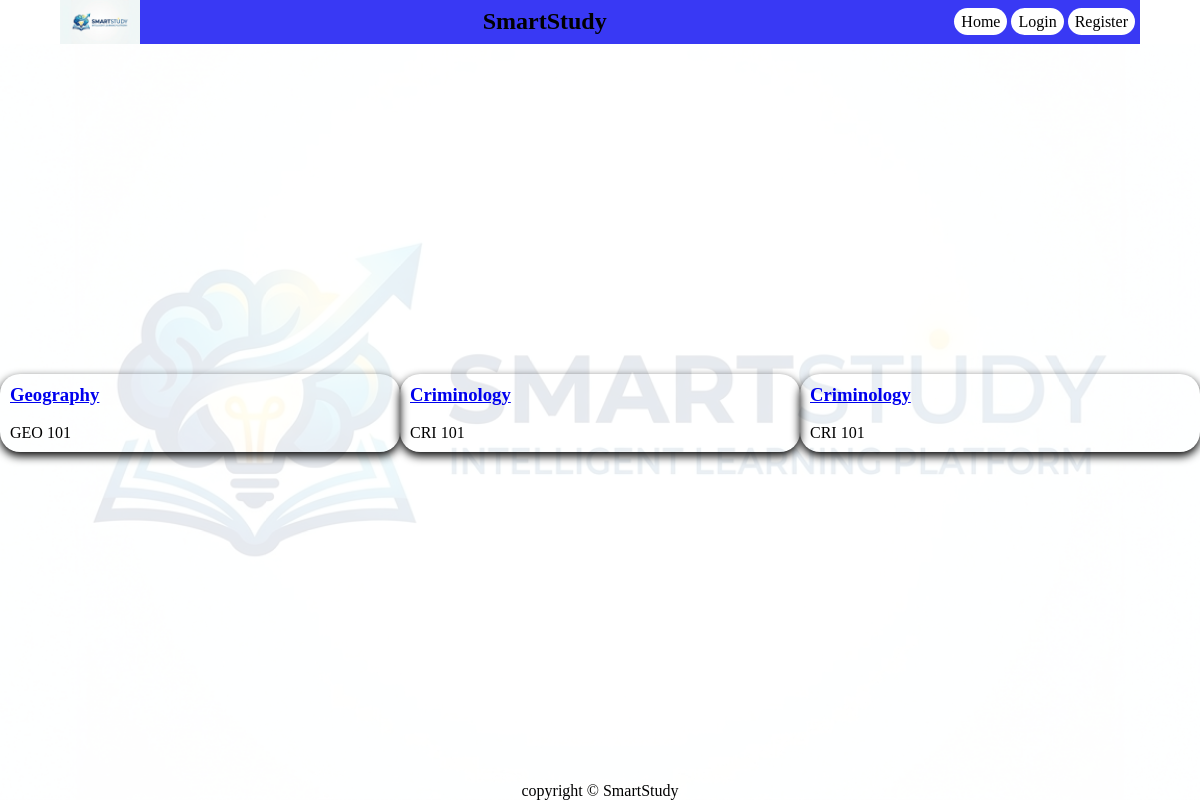
Page /courses/ on the earlier database version.
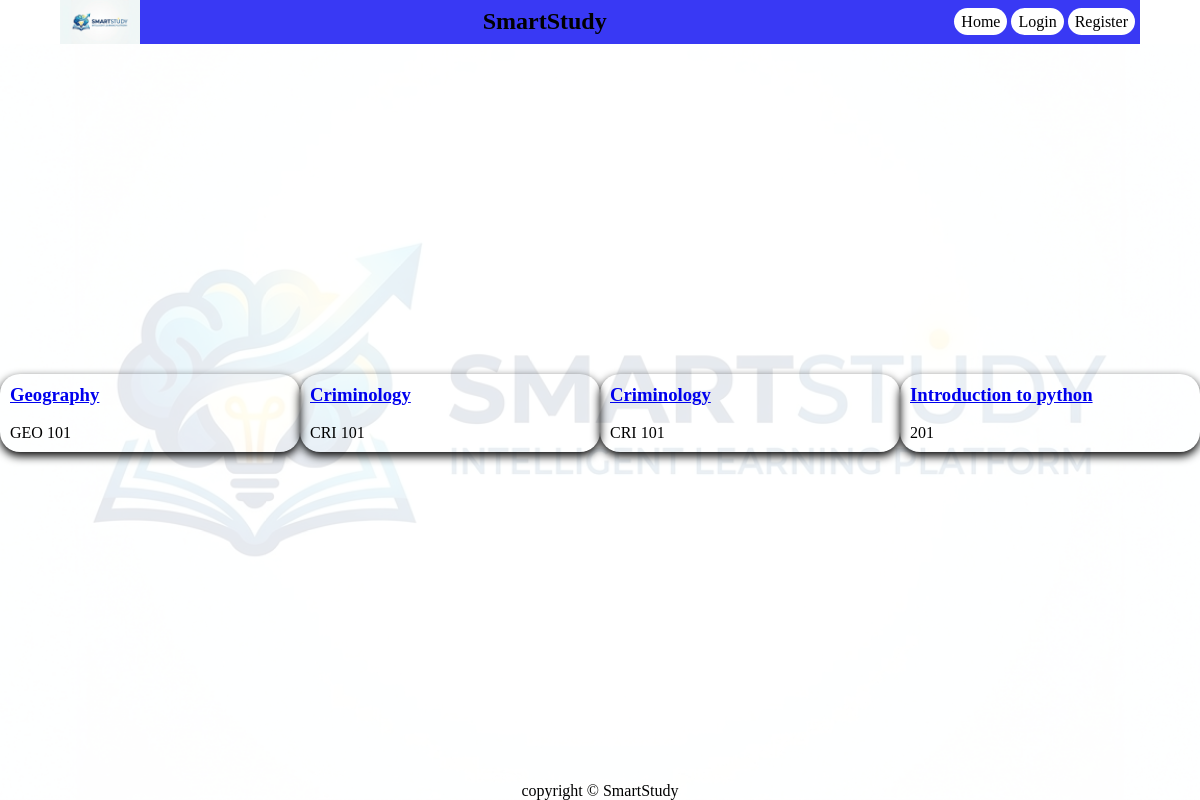
Same page on the later database version.
### portal/models.py (models this page shows, shortened)
class Course(models.Model):
    title   = models.CharField(max_length=100)
    code    = models.CharField(max_length=20)
    files = models.FileField(upload_to='courses/', blank=True, null=True)
    teacher = models.ForeignKey(
        CustomUser,
        on_delete=models.SET_NULL,
        null=True, blank=True,
        limit_choices_to={'role': 'staff'},
        related_name='courses_taught'
    )

### portal/views.py (the view)
# urls.py: path('courses/', views.course_list, name= 'course_list'),
def course_list(request):
    courses = Course.objects.all()
    context = {'courses': courses}
    return render(request, 'portal/course_list.html', context)

### templates/portal/course_list.html (shortened to what this page needs)
{% extends 'base.html' %}
{% block content %}
    <div class="container">
        {% for course in courses %}
            <div class="card">
                <a href="{% url 'course_details' course.pk %}"> <h3>{{ course.title }}</h3></a>
                <br>
                <P>{{ course.code }}</p>
            </div>
        {% empty %}
            <p> No Course found.</p>
        {% endfor %}
    </div>
{% endblock %}

Differences in the rows shown:
added Course: title "Introduction to python", code "201"
